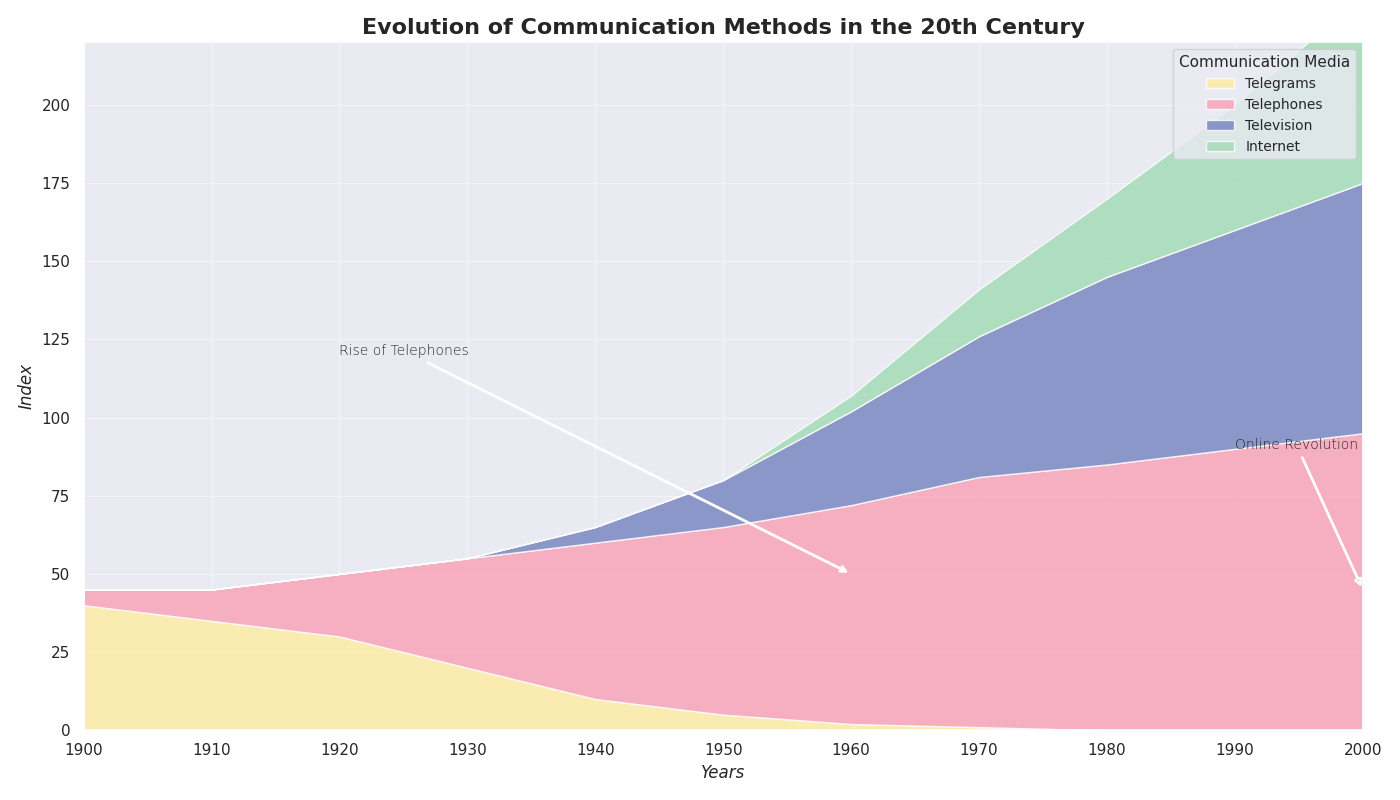

The script that drew this image:
import matplotlib.pyplot as plt
import numpy as np

years = np.arange(1900, 2010, 10)

telegrams = np.array([40, 35, 30, 20, 10, 5, 2, 1, 0, 0, 0])
telephones = np.array([5, 10, 20, 35, 50, 60, 70, 80, 85, 90, 95])
television = np.array([0, 0, 0, 0, 5, 15, 30, 45, 60, 70, 80])
internet = np.array([0, 0, 0, 0, 0, 0, 5, 15, 25, 40, 60])

data = np.array([telegrams, telephones, television, internet])

plt.figure(figsize=(14, 8))
plt.stackplot(years, data, labels=['Telegrams', 'Telephones', 'Television', 'Internet'],
              colors=['#ffeda0', '#fa9fb5', '#7481bf', '#a1dab4'], alpha=0.8)

plt.title('Evolution of Communication Methods in the 20th Century', fontsize=16, fontweight='bold')
plt.xlabel('Years', fontsize=12, fontstyle='italic')
plt.ylabel('Index', fontsize=12, fontstyle='italic')
plt.xlim(years[0], years[-1])
plt.ylim(0, 220)

plt.grid(True, linestyle='-', linewidth=0.7, alpha=0.5)

plt.legend(loc='best', fontsize=10, title="Communication Media", title_fontsize='11')

plt.xticks(years, rotation=0)

plt.annotate('Rise of Telephones', xy=(1960, 50), xytext=(1920, 120),
             arrowprops=dict(facecolor='blue', arrowstyle='->', lw=2), fontsize=10, fontweight='light')
plt.annotate('Online Revolution', xy=(2000, 45), xytext=(1990, 90),
             arrowprops=dict(facecolor='green', arrowstyle='-|>', lw=2), fontsize=10, fontweight='light')

plt.tight_layout()
plt.show()
